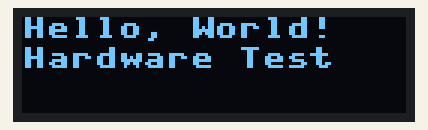
Recording of a program running on a simulated ESP32 board running MicroPython. Shown: 128×32 one-colour display. Library files of the repository ran but are not shown: ssd1306.py. At 0.2 s the program stops and its outputs stay as they are.

Above: at 0.2 s.

The program:

HardI2C_oled12832_v1.py
```python
from machine import Pin, I2C	#使用I2C與GPIO腳位之函式庫
#from machine import Pin, SoftI2C
#from machine import Pin, I2C	#使用I2C與GPIO腳位之函式庫
import ssd1306	#使用OLED 128XX chip SSD1306

# using default address 0x3C
#i2c = I2C(sda=Pin(1), scl=Pin(2))
i2c = I2C(scl=Pin(22),sda=Pin(21),freq=100_000)
#i2c = SoftI2C(scl=Pin(5), sda=Pin(4), freq=100000)
#產生i2c 物件， 用I2C 類別產生，id=哪一組I2C, scl=Pin(GPIO號碼),sda=Pin(GPIO號碼)
display = ssd1306.SSD1306_I2C(128, 32,i2c)
#產生oled物件，解析度為128x32,通訊物件為i2c

display.fill(0)
display.show()	#更新螢幕資料並顯示內容於OLED


display.text('Hello, World!', 0, 0, 1)	#顯示'Hello, World!' 於位置*=(0,0)
display.text('Hardware Test', 0, 10, 1)		#顯示'MicroPython Numebr1' 於位置*=(0,0)

display.show()	#更新螢幕資料並顯示內容於OLED
```
